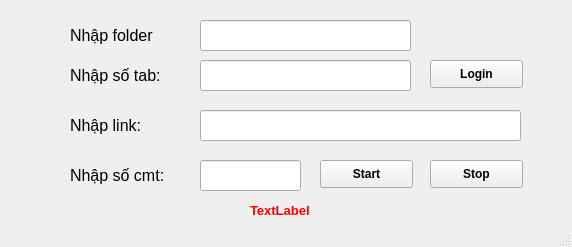
<?xml version="1.0" encoding="UTF-8"?>
<ui version="4.0">
 <class>MainWindow</class>
 <widget class="QMainWindow" name="MainWindow">
  <property name="geometry">
   <rect>
    <x>0</x>
    <y>0</y>
    <width>572</width>
    <height>247</height>
   </rect>
  </property>
  <property name="windowTitle">
   <string>Cmt FaceBook - LeHaiLam</string>
  </property>
  <widget class="QWidget" name="centralwidget">
   <widget class="QLineEdit" name="line_cmt">
    <property name="geometry">
     <rect>
      <x>200</x>
      <y>160</y>
      <width>101</width>
      <height>31</height>
     </rect>
    </property>
    <property name="font">
     <font>
      <pointsize>9</pointsize>
      <weight>75</weight>
      <bold>true</bold>
     </font>
    </property>
   </widget>
   <widget class="QPushButton" name="btn_login">
    <property name="geometry">
     <rect>
      <x>430</x>
      <y>60</y>
      <width>93</width>
      <height>28</height>
     </rect>
    </property>
    <property name="font">
     <font>
      <weight>75</weight>
      <bold>true</bold>
     </font>
    </property>
    <property name="text">
     <string>Login</string>
    </property>
   </widget>
   <widget class="QLabel" name="label_1">
    <property name="geometry">
     <rect>
      <x>70</x>
      <y>60</y>
      <width>131</width>
      <height>31</height>
     </rect>
    </property>
    <property name="font">
     <font>
      <pointsize>12</pointsize>
     </font>
    </property>
    <property name="text">
     <string>Nhập số tab: </string>
    </property>
   </widget>
   <widget class="QLabel" name="label_3">
    <property name="geometry">
     <rect>
      <x>70</x>
      <y>160</y>
      <width>131</width>
      <height>31</height>
     </rect>
    </property>
    <property name="font">
     <font>
      <pointsize>12</pointsize>
     </font>
    </property>
    <property name="text">
     <string>Nhập số cmt:</string>
    </property>
   </widget>
   <widget class="QPushButton" name="btn_stop">
    <property name="geometry">
     <rect>
      <x>430</x>
      <y>160</y>
      <width>93</width>
      <height>28</height>
     </rect>
    </property>
    <property name="font">
     <font>
      <weight>75</weight>
      <bold>true</bold>
     </font>
    </property>
    <property name="text">
     <string>Stop</string>
    </property>
   </widget>
   <widget class="QLineEdit" name="line_tab">
    <property name="geometry">
     <rect>
      <x>200</x>
      <y>60</y>
      <width>211</width>
      <height>31</height>
     </rect>
    </property>
    <property name="font">
     <font>
      <pointsize>9</pointsize>
      <weight>75</weight>
      <bold>true</bold>
     </font>
    </property>
   </widget>
   <widget class="QLabel" name="label_2">
    <property name="geometry">
     <rect>
      <x>70</x>
      <y>110</y>
      <width>131</width>
      <height>31</height>
     </rect>
    </property>
    <property name="font">
     <font>
      <pointsize>12</pointsize>
     </font>
    </property>
    <property name="text">
     <string>Nhập link:</string>
    </property>
   </widget>
   <widget class="QLineEdit" name="line_link">
    <property name="geometry">
     <rect>
      <x>200</x>
      <y>110</y>
      <width>321</width>
      <height>31</height>
     </rect>
    </property>
    <property name="font">
     <font>
      <pointsize>9</pointsize>
      <weight>75</weight>
      <bold>true</bold>
     </font>
    </property>
    <property name="text">
     <string/>
    </property>
   </widget>
   <widget class="QPushButton" name="btn_start">
    <property name="geometry">
     <rect>
      <x>320</x>
      <y>160</y>
      <width>93</width>
      <height>28</height>
     </rect>
    </property>
    <property name="font">
     <font>
      <weight>75</weight>
      <bold>true</bold>
     </font>
    </property>
    <property name="text">
     <string>Start</string>
    </property>
   </widget>
   <widget class="QLabel" name="lbl_thongbao">
    <property name="geometry">
     <rect>
      <x>250</x>
      <y>200</y>
      <width>211</width>
      <height>21</height>
     </rect>
    </property>
    <property name="font">
     <font>
      <pointsize>10</pointsize>
      <weight>75</weight>
      <bold>true</bold>
     </font>
    </property>
    <property name="layoutDirection">
     <enum>Qt::LeftToRight</enum>
    </property>
    <property name="styleSheet">
     <string notr="true">color: rgb(255, 0, 0)</string>
    </property>
    <property name="text">
     <string>TextLabel</string>
    </property>
   </widget>
   <widget class="QLabel" name="label_4">
    <property name="geometry">
     <rect>
      <x>70</x>
      <y>20</y>
      <width>131</width>
      <height>31</height>
     </rect>
    </property>
    <property name="font">
     <font>
      <pointsize>12</pointsize>
     </font>
    </property>
    <property name="text">
     <string>Nhập folder</string>
    </property>
   </widget>
   <widget class="QLineEdit" name="line_folder">
    <property name="geometry">
     <rect>
      <x>200</x>
      <y>20</y>
      <width>211</width>
      <height>31</height>
     </rect>
    </property>
    <property name="font">
     <font>
      <pointsize>9</pointsize>
      <weight>75</weight>
      <bold>true</bold>
     </font>
    </property>
   </widget>
  </widget>
  <widget class="QStatusBar" name="statusbar"/>
 </widget>
 <resources/>
 <connections/>
</ui>
